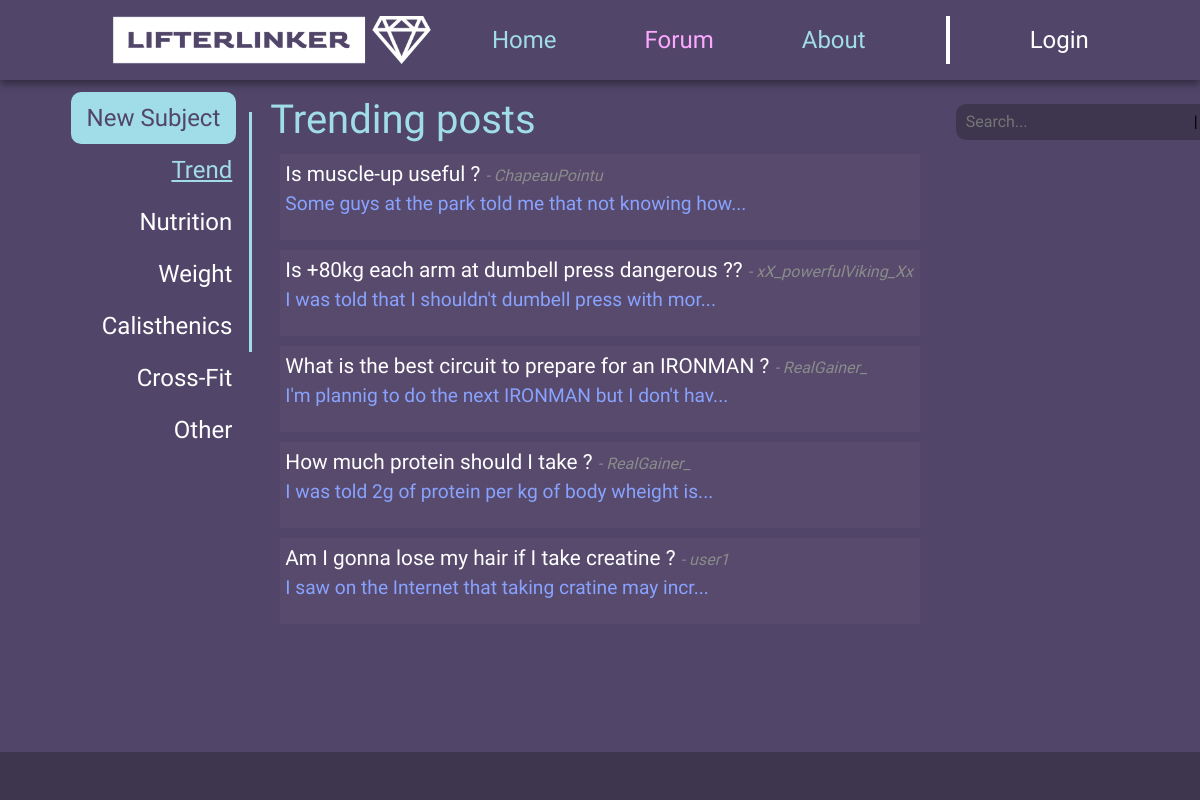
The app's page /f/, older data.
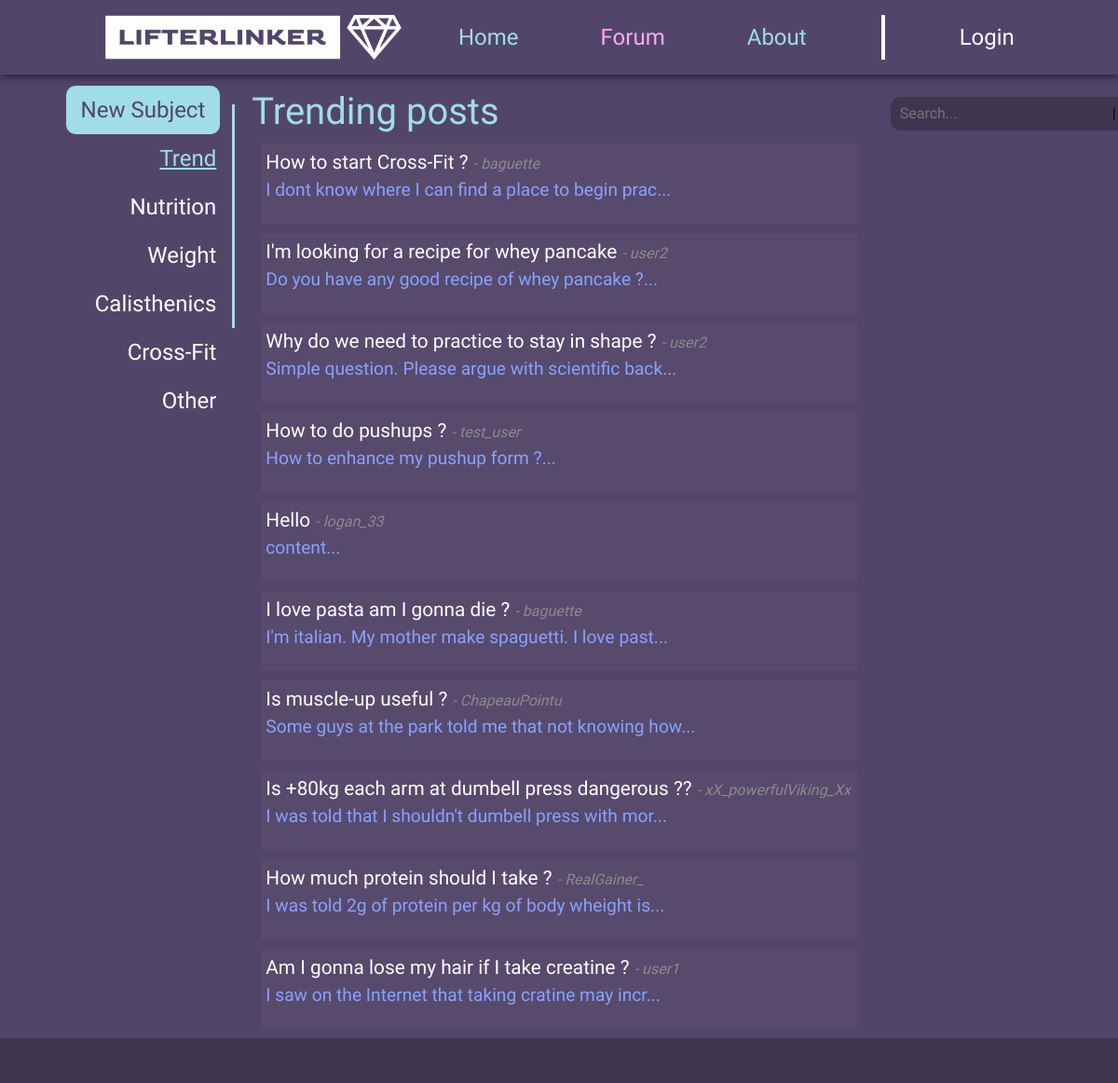
The same page, newer data.
### forum/models.py (models this page shows, shortened)
class Post(models.Model):
    postID = models.AutoField(primary_key=True)
    status = models.IntegerField(default=0) # 0 = open, 1 = closed
    author = models.CharField(max_length=25)
    title = models.CharField(max_length=60)
    content = models.TextField(max_length=3000)
    date = models.DateTimeField(auto_now_add=True)
    category = models.CharField(max_length=60, default="")
    subcategory = models.CharField(max_length=60, default="")
    upvotes = models.IntegerField(default=0)
    downvotes = models.IntegerField(default=0)

### forum/views.py (the view)
# urls.py: path('', views.forumindex, name='forumindex'),
def forumindex(request):
    posts = Post.objects.filter(status=0).order_by('-date')
    filtered =  {
        'nutrition': {
            'questions': [],
            'recepies': [],
            'suplements': [],
        },
        'weight': {
            'questions': [],
            'freeweights': [],
            'machines': [],
        },
        'calisthenics': {
            'questions': [],
            'equipments': [],
            'routines': [],
        },
        'crossfit': {
            'questions': [],
            'circuits': [],
        },
        'other': {
            'questions': [],
            'other': [],
        },
    }
    for cat in filtered.keys():
        for sub in filtered[cat].keys() :
            filtered[cat][sub] = Post.objects.filter(status=0, category=cat, subcategory=sub).order_by('-date')
    return render(request, 'forumindex.html', {'posts': posts, 'filtered': filtered, 'session': request.session})

### forum/templates/forumindex.html (shortened to what this page needs)
{% extends 'base.html' %}
{% block nav %}
    <a class="nav-link hoverlink" href="{% url 'index' %}"
        style="color: #a1dce9;  margin-left: 1.5em; margin-right: 1.5em;">Home</a>
    <a class="nav-link hoverlink" href="{% url 'forumindex' %}"
        style="color: #FDA8FF; margin-left: 1.5em; margin-right: 1.5em;">Forum</a>
    <a class="nav-link hoverlink" href="{% url 'about' %}"
        style="color: #a1dce9; margin-left: 1.5em; margin-right: 1.5em;">About</a>
    <div style="background-color: white; width: 4px; height: 2em; margin-left: 1.5em; margin-right: 1.5em;"></div>
    {% if session.username %}
        <a class="nav-link hoverlink" href="{% url 'userindex' %}"
            style="color: #ffffff;  margin-left: 1.5em; margin-right: 1.5em;">{{ session.username }}</a>
    {% else %}
        <a class="nav-link hoverlink" href="{% url 'userindex' %}"
            style="color: #ffffff;  margin-left: 1.5em; margin-right: 1.5em;">Login</a>
    {% endif %}
{% endblock %}
{% block navbar2 %}
{% if session.username %}
    <div class="hoverbutton" style="background-color:#a1dce9; border-radius: 10px; margin-right: 1em;">
        <a class="nav-link" href="{% url 'newpost' %}" style="color: #514669;">New Subject</a>
    </div>
{% else %}
    <div class="hoverbutton" style="background-color:#a1dce9; border-radius: 10px; margin-right: 1em;">
        <a class="nav-link" href="{% url 'login' %}" style="color: #514669;">New Subject</a>
    </div>
{% endif %}
<a class="nav-link hoverlink" id="trend" href="#" onclick="switchBody('body-trend', this); resetTrend();" style="color: #A1DCE9; text-decoration: underline; margin-right: .5em;">Trend</a>
<a class="nav-link hoverlink" id="nutrition" href="#" onclick="showDropdown('nutrition-dropdown')" style="color: #ffffff; margin-right: .5em;">Nutrition</a>
<a class="nav-link hoverlink" id="weight" href="#" onclick="showDropdown('weight-dropdown')" style="color: #ffffff; margin-right: .5em;">Weight</a>
<a class="nav-link hoverlink" id="calisthenics" href="#" onclick="showDropdown('calisthenics-dropdown')" style="color: #ffffff; margin-right: .5em;">Calisthenics</a>
<a class="nav-link hoverlink" id="crossfit" href="#" onclick="showDropdown('crossfit-dropdown')" style="color: #ffffff; margin-right: .5em;">Cross-Fit</a>
<a class="nav-link hoverlink" id="other" href="#" onclick="showDropdown('other-dropdown')" style="color: #ffffff; margin-right: .5em;">Other</a>
{% endblock %}
{% block body %}
    <div id="body-trend">
        <h1>Trending posts</h1>
        {% if posts %}
            {% for p in posts %}
                <div onclick="window.location.href='{% url 'post' postID=p.postID %}'" class="post_card" style="margin: 10px; padding: 5px; background-color: #574A6D;">
                    <a style="font-size: 1.3em;" href="#"> {{ p.title }} </a> <i style="color: #8B8B8B;">- {{ p.author }}</i><br>
                    <p style="color: #88A2FE;">{{ p.content|slice:":50" }}...</p>
                </div>
            {% endfor %}
        {% else %}
            <p> No posts found </p>
        {% endif %}
    </div>
{% endblock %}

Row changes from the older to the newer data that the page shows:
no longer on this page (row edited): Post: title "What is the best circuit to prepare for an IRONMAN ?", author "RealGainer_", content "I'm plannig to do the next IRONMAN but I don't hav"
added Post: title "How to start Cross-Fit ?", author "baguette", content "I dont know where I can find a place to begin prac"
added Post: title "I'm looking for a recipe for whey pancake", author "user2", content "Do you have any good recipe of whey pancake ?"
added Post: title "Why do we need to practice to stay in shape ?", author "user2", content "Simple question. Please argue with scientific back"
added Post: title "How to do pushups ?", author "test_user", content "How to enhance my pushup form ?"
added Post: title "Hello", author "logan_33", content "content"
added Post: title "I love pasta am I gonna die ?", author "baguette", content "I'm italian. My mother make spaguetti. I love past"
